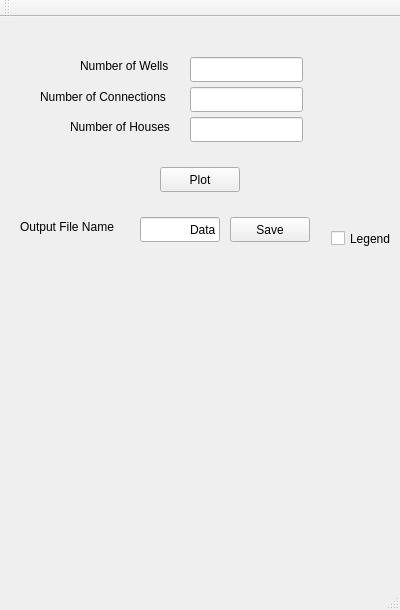
<?xml version="1.0" encoding="UTF-8"?>
<ui version="4.0">
 <class>MainWindow</class>
 <widget class="QMainWindow" name="MainWindow">
  <property name="geometry">
   <rect>
    <x>0</x>
    <y>0</y>
    <width>400</width>
    <height>610</height>
   </rect>
  </property>
  <property name="sizePolicy">
   <sizepolicy hsizetype="Preferred" vsizetype="Preferred">
    <horstretch>0</horstretch>
    <verstretch>0</verstretch>
   </sizepolicy>
  </property>
  <property name="windowTitle">
   <string>Plot</string>
  </property>
  <property name="toolButtonStyle">
   <enum>Qt::ToolButtonIconOnly</enum>
  </property>
  <widget class="QWidget" name="centralWidget">
   <widget class="QLabel" name="label">
    <property name="geometry">
     <rect>
      <x>80</x>
      <y>40</y>
      <width>101</width>
      <height>17</height>
     </rect>
    </property>
    <property name="text">
     <string>Number of Wells</string>
    </property>
    <property name="scaledContents">
     <bool>true</bool>
    </property>
   </widget>
   <widget class="QPushButton" name="pushButton">
    <property name="geometry">
     <rect>
      <x>160</x>
      <y>150</y>
      <width>80</width>
      <height>25</height>
     </rect>
    </property>
    <property name="text">
     <string>Plot</string>
    </property>
   </widget>
   <widget class="QPushButton" name="pushButton_2">
    <property name="geometry">
     <rect>
      <x>230</x>
      <y>200</y>
      <width>80</width>
      <height>25</height>
     </rect>
    </property>
    <property name="text">
     <string>Save</string>
    </property>
   </widget>
   <widget class="QLineEdit" name="lineEdit">
    <property name="geometry">
     <rect>
      <x>190</x>
      <y>40</y>
      <width>113</width>
      <height>25</height>
     </rect>
    </property>
   </widget>
   <widget class="QLineEdit" name="lineEdit_2">
    <property name="geometry">
     <rect>
      <x>190</x>
      <y>70</y>
      <width>113</width>
      <height>25</height>
     </rect>
    </property>
   </widget>
   <widget class="QLabel" name="label_2">
    <property name="geometry">
     <rect>
      <x>40</x>
      <y>70</y>
      <width>141</width>
      <height>20</height>
     </rect>
    </property>
    <property name="text">
     <string>Number of Connections</string>
    </property>
    <property name="scaledContents">
     <bool>true</bool>
    </property>
   </widget>
   <widget class="QLabel" name="label_3">
    <property name="geometry">
     <rect>
      <x>70</x>
      <y>100</y>
      <width>111</width>
      <height>20</height>
     </rect>
    </property>
    <property name="frameShadow">
     <enum>QFrame::Plain</enum>
    </property>
    <property name="text">
     <string>Number of Houses</string>
    </property>
    <property name="scaledContents">
     <bool>true</bool>
    </property>
   </widget>
   <widget class="QLineEdit" name="lineEdit_3">
    <property name="geometry">
     <rect>
      <x>190</x>
      <y>100</y>
      <width>113</width>
      <height>25</height>
     </rect>
    </property>
    <property name="readOnly">
     <bool>true</bool>
    </property>
   </widget>
   <widget class="QCustomPlot" name="plot" native="true">
    <property name="geometry">
     <rect>
      <x>10</x>
      <y>240</y>
      <width>381</width>
      <height>301</height>
     </rect>
    </property>
   </widget>
   <widget class="QCheckBox" name="checkBox">
    <property name="geometry">
     <rect>
      <x>331</x>
      <y>210</y>
      <width>61</width>
      <height>23</height>
     </rect>
    </property>
    <property name="text">
     <string>Legend</string>
    </property>
   </widget>
   <widget class="QLineEdit" name="lineEdit_4">
    <property name="geometry">
     <rect>
      <x>140</x>
      <y>200</y>
      <width>80</width>
      <height>25</height>
     </rect>
    </property>
    <property name="text">
     <string>Data</string>
    </property>
    <property name="alignment">
     <set>Qt::AlignRight|Qt::AlignTrailing|Qt::AlignVCenter</set>
    </property>
    <property name="readOnly">
     <bool>false</bool>
    </property>
   </widget>
   <widget class="QLabel" name="label_4">
    <property name="geometry">
     <rect>
      <x>20</x>
      <y>200</y>
      <width>111</width>
      <height>20</height>
     </rect>
    </property>
    <property name="frameShadow">
     <enum>QFrame::Plain</enum>
    </property>
    <property name="text">
     <string>Output File Name</string>
    </property>
    <property name="scaledContents">
     <bool>true</bool>
    </property>
   </widget>
  </widget>
  <widget class="QMenuBar" name="menuBar">
   <property name="geometry">
    <rect>
     <x>0</x>
     <y>0</y>
     <width>400</width>
     <height>22</height>
    </rect>
   </property>
  </widget>
  <widget class="QToolBar" name="mainToolBar">
   <attribute name="toolBarArea">
    <enum>TopToolBarArea</enum>
   </attribute>
   <attribute name="toolBarBreak">
    <bool>false</bool>
   </attribute>
  </widget>
  <widget class="QStatusBar" name="statusBar"/>
 </widget>
 <layoutdefault spacing="6" margin="11"/>
 <customwidgets>
  <customwidget>
   <class>QCustomPlot</class>
   <extends>QWidget</extends>
   <header>qcustomplot.h</header>
   <container>1</container>
  </customwidget>
 </customwidgets>
 <resources/>
 <connections/>
</ui>
